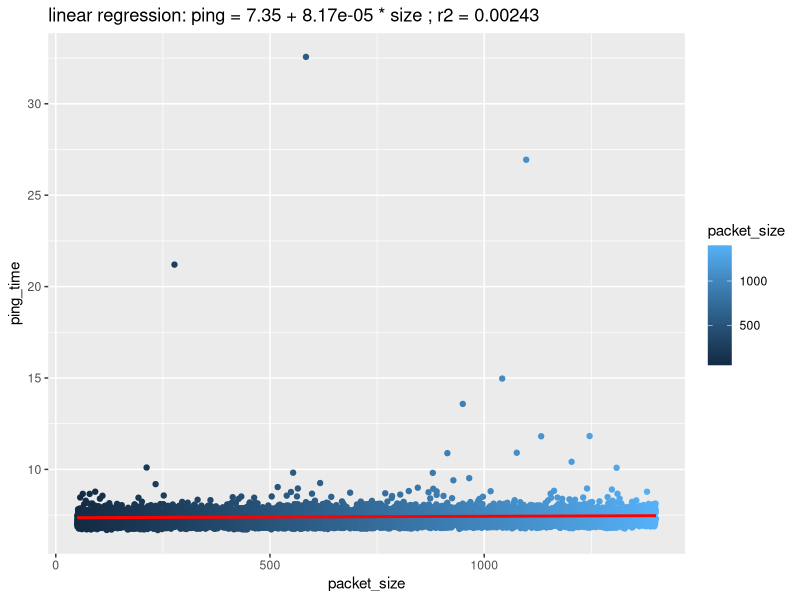

Write R code to recreate this figure.
library(ggplot2)
df = read.csv("data.csv",header=F,col.names = c("packet_size","ping_time"))

lin_regr = lm(ping_time ~ packet_size, data=df)
lbl = paste("linear regression: ping =",signif(summary(lin_regr)$coef[[1]],digits = 3),
            "+",signif(summary(lin_regr)$coef[[2]],digits = 3),
            "* size","; r2 =",signif(summary(lin_regr)$r.squared,digits = 3))

png(file='ping_analysis_graph.png',width=800,height=600)

ggplot(data = df, aes(x = packet_size, y = ping_time)) +
  geom_point(aes(colour=packet_size)) +
  stat_smooth(method = "lm", color="red") +
  ggtitle(label=lbl)

dev.off()